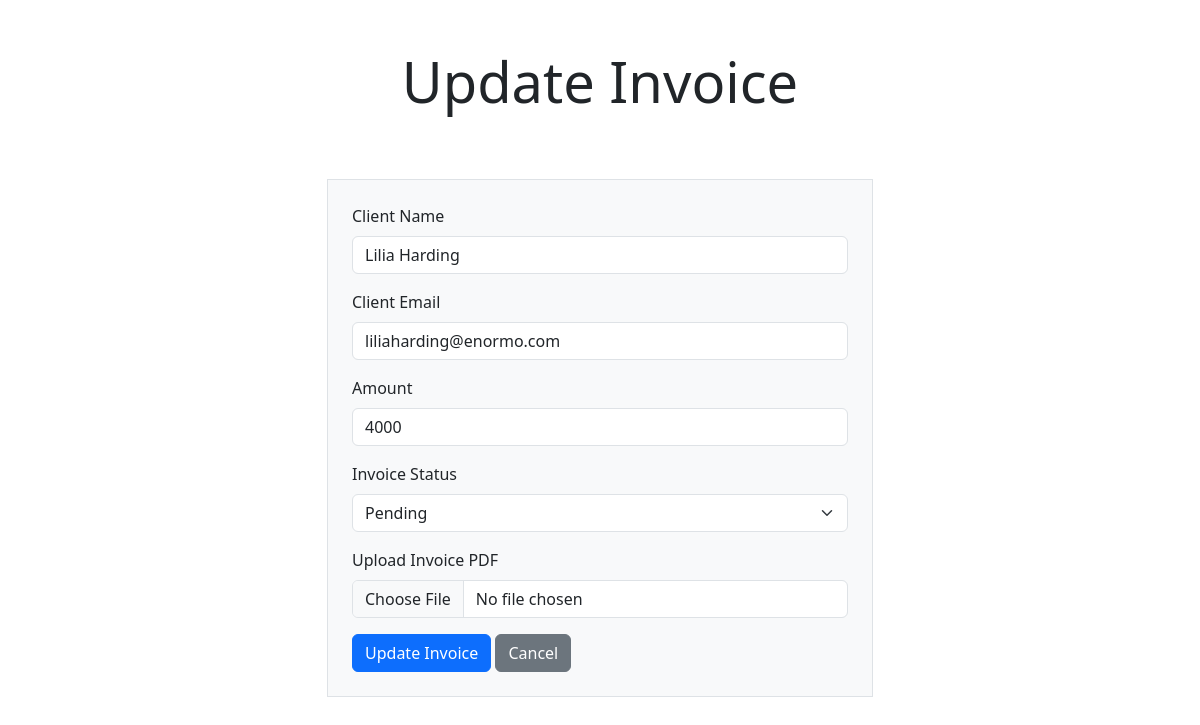
Page /update.php?id=1 on the committed database.
### tables this page shows
CREATE TABLE "invoices" ("id" integer primary key autoincrement not null, "number" varchar not null, "client" varchar not null, "email" varchar not null, "amount" integer not null, "status_id" integer not null);

### functions.php (called while the page is built, shortened)
<?php
function getInvoice ($id)
{
  global $db;
  $sql = "SELECT * FROM invoices WHERE id = :id";
  $stmt = $db->prepare($sql);
  $stmt->execute(['id' => $id]);
  $invoice = $stmt->fetch();
  return $invoice;
}

### data.php (called while the page is built)
<?php
  $dsn = 'sqlite:invoice_manager.sqlite';
  try {
    $db = new PDO($dsn);
  } catch (PDOException $e) {
    echo $e->getMessage();
    exit();
  }
  $sql = "SELECT * FROM statuses";
  $result = $db->query($sql);
  $statuses = $result->fetchAll(PDO::FETCH_COLUMN, 1);

### update.php (the view, shortened to what this page needs)
<?php
  require "data.php";
  require "functions.php";
  if ($_SERVER['REQUEST_METHOD'] === 'POST') {
    $errors = [];
    $invoice = sanitize($_POST);
    $errors = validate($invoice);
    if (count($errors) === 0) {
      updateInvoice($invoice);
      header("Location: index.php");
    }
  } else if (isset($_GET['id'])) {
    $invoice = getInvoice($_GET['id']);
  } else {
    header("Location: index.php");
    exit();
  }
?>
<!DOCTYPE html>
<html lang="en">
<head>
    <link rel="stylesheet" href="https://cdn.jsdelivr.net/npm/bootstrap@5.3.3/dist/css/bootstrap.min.css">
</head>
<body>
  <main class="container">
    <div class="row">
      <div class="col-6 offset-3">
        <h1 class="display-4 text-center mb-3 p-5">Update Invoice</h1>
        <form method="post" class="bg-light border border-1 p-4" enctype="multipart/form-data">
          <?php require "inputs.php"; ?>
          <button type="submit" class="btn btn-primary">Update Invoice</button>
          <a class="btn btn-secondary" href="index.php">Cancel</a>
        </form>
      </div>
    </div>
  </main>
</body>
</html>

### inputs.php (shortened to what this page needs)
<div class="form-group mb-3">
  <label class="form-label" for="client">Client Name</label>
  <input type="text" class="form-control" id="client" name="client" required
  value="<?php echo $invoice['client'] ?? ''; ?>">
</div>
<div class="form-group mb-3">
  <label class="form-label" for="email">Client Email</label>
  <input type="text" class="form-control" id="email" name="email" required
  value="<?php echo $invoice['email'] ?? ''; ?>">
</div>
<div class="form-group mb-3">
  <label class="form-label" for="amount">Amount</label>
  <input type="text" class="form-control" id="amount" name="amount" required
  value="<?php echo $invoice['amount'] ?? ''; ?>">
</div>
<div class="form-group mb-3">
  <label class="form-label" for="status">Invoice Status</label>
  <select class="form-select" id="status" name="status" required>
    <?php foreach ($statuses as $status) : ?>
      <option value="<?php echo $status; ?>"
        <?php if (isset($invoice['status_id']) && $status === $statuses[$invoice['status_id']-1]) : ?> selected <?php endif; ?> >
        <?php echo ucfirst($status); ?>
      </option>
    <?php endforeach; ?>
  </select>
</div>
<div class="form-group mb-3">
  <label class="form-label" for="doc">Upload Invoice PDF</label>
  <input type="file" class="form-control" id="doc" name="doc" accept=".pdf">
</div>

### rows in the picture
invoices: client "Lilia Harding", email "liliaharding@enormo.com", amount "4000", status "Pending"
